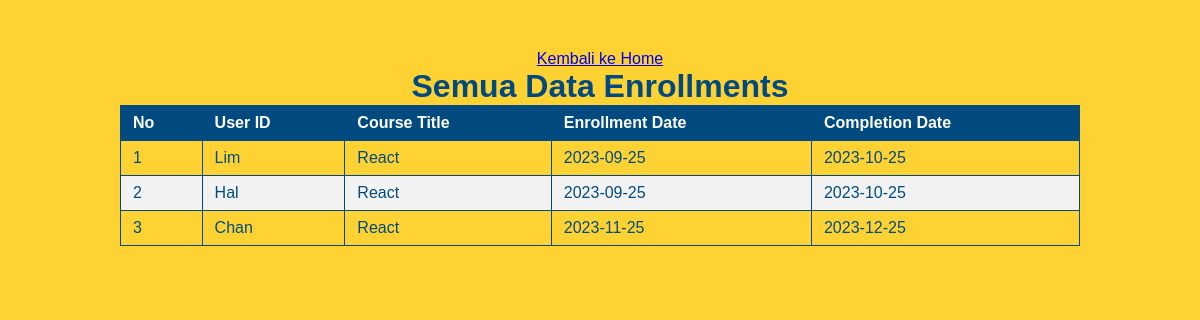
/display_all_enrollments, run on the app's committed database.
### Stupla.py (models this page shows)
class Enrollments(db.Model):
    enrollment_id = db.Column(db.Integer, primary_key=True)
    user_id= db.Column(db.Integer, nullable=False)
    course_id = db.Column(db.Integer, ForeignKey('courses.course_id'))
    enrollment_date = db.Column(db.Date, nullable=False)
    completion_date = db.Column(db.Date, nullable=False)
    course = relationship('Courses', back_populates='enrollment')

class Courses(db.Model):
    course_id = db.Column(db.Integer, primary_key=True)
    title= db.Column(db.String(255), nullable=False)
    instructor = db.Column(db.String(255), nullable=False)
    category = db.Column(db.String(255), nullable=False)
    price = db.Column(db.Float, nullable=False)
    enrollment = relationship('Enrollments', back_populates='course',cascade='all, delete-orphan')

### Stupla.py (the view)
@app.route('/display_all_enrollments', methods=['GET'])
@swag_from('swagger_docs/get_all_data_enrollments.yaml')
def get_all_enrollments():
    enrollments_list = []
    try:
        query = db.session.query(Enrollments)
        all_enrollments = query.all()
        for enrollment in all_enrollments:
            enrollment_data={
                'enrollment_id': enrollment.enrollment_id,
                'user_id': enrollment.user_id,
                'course_title': enrollment.course.title,
                'enrollment_date': enrollment.enrollment_date,
                'completion_date': enrollment.completion_date
            }
            enrollments_list.append(enrollment_data)
    except Exception as e:
        return render_template('error.html', pesan='Terjadi kesalahan saat mengambil data')
    finally:
        if enrollments_list:
            return render_template('displayallenrollments.html', enrollments_list=enrollments_list)
        else:
            return render_template('error.html', pesan="Tidak ada data"
                                   "enrollment yang dapat ditampilkan."), 404

### templates/displayallenrollments.html (shortened to what this page needs)
<!DOCTYPE html>
<html lang="en">
    <head>
        <link rel="stylesheet" href="{{url_for('static', filename='style.css')}}">
    </head>
    <body>
        <a href="/" class="home-button=display">Kembali ke Home</a>
        <h1> Semua Data Enrollments</h1>
        <table>
            <thead>
                <tr>
                    <th>No</th>
                    <th>User ID</th>
                    <th>Course Title</th>
                    <th>Enrollment Date</th>
                    <th>Completion Date</th>
                </tr>
            </thead>
            <tbody>
                {% for enrollment in enrollments_list %}
                <tr>
                    <td>{{loop.index}}</td>
                    <td>{{enrollment.user_id}}</td>
                    <td>{{enrollment.course_title}}</td>
                    <td>{{enrollment.enrollment_date}}</td>
                    <td>{{enrollment.completion_date}}</td>
                </tr>
                {% endfor %}
            </tbody>
        </table>
    </body>
</html>

### static/style.css (style rules this page uses)
body { font-family: Arial, sans-serif; background-color: #cce7ff; color: #004a80; text-align: center; padding-top: 50px; }
table { width: 80%; margin-left: auto; margin-right: auto; border-collapse: collapse; }
th, td { border: 1px solid #004a80; padding: 8px 12px; text-align: left; }
th { background-color: #004a80; color: white; }
tr:nth-child(even) { background-color: #f2f2f2; }
body { font-family: Arial, sans-serif; background-color: #f7f7f9; color: #004a80; text-align: center; padding-top: 50px; }
* { margin: 0; padding: 0; box-sizing: border-box; }
body { font-family: Arial, sans-serif; background-color: #f0f0f0; }

### templates/displayallenrollments.html (style rules this page uses)
body { background-color: #ffd233; }

### data on the page
Enrollments: user_id "Lim", enrollment_date "2023-09-25", completion_date "2023-10-25"
Courses: course_title "React" "React" "React"
Enrollments: user_id "Hal", enrollment_date "2023-09-25", completion_date "2023-10-25"
Enrollments: user_id "Chan", enrollment_date "2023-11-25", completion_date "2023-12-25"
